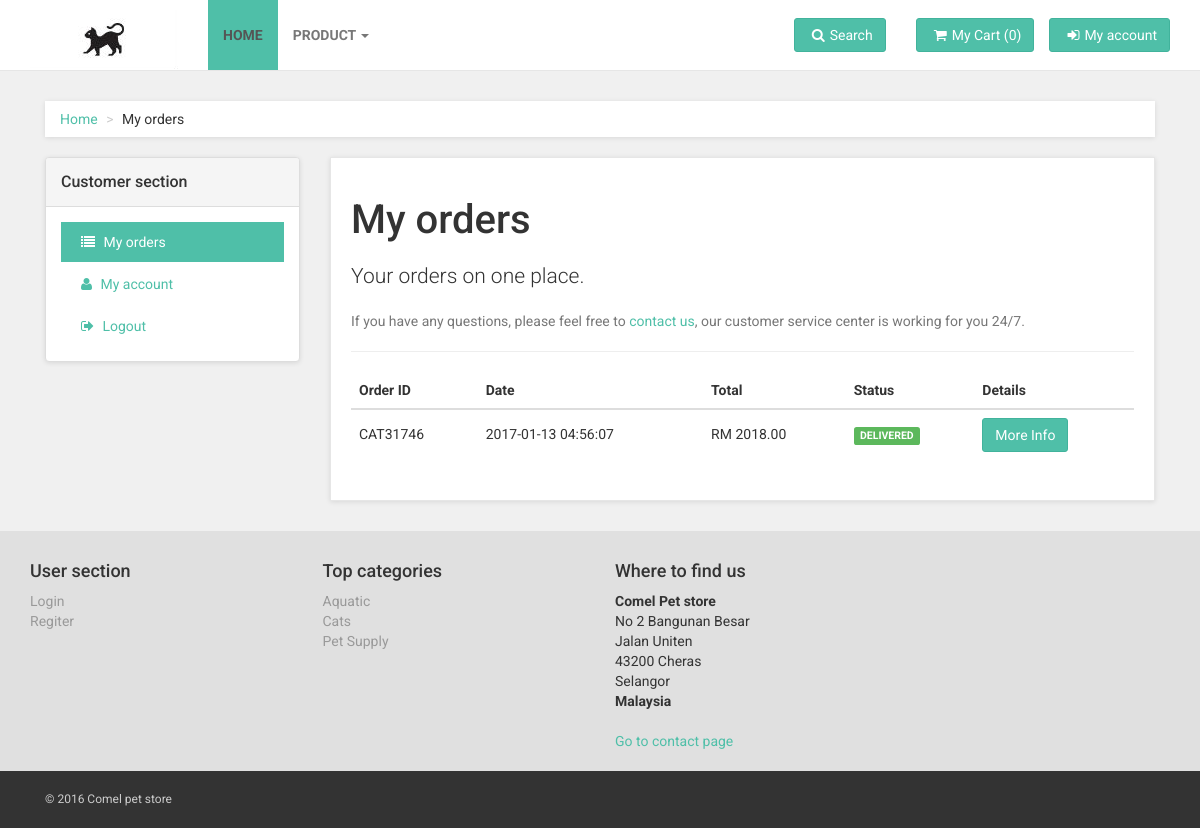
Screenshot of /myOrder.php (signed in) with the database file from the repository.
### tables this page shows
CREATE TABLE IF NOT EXISTS `ORDERS` (
  `orderid` varchar(10) NOT NULL,
  `memid` varchar(10) NOT NULL,
  `total` decimal(13,2) NOT NULL,
  `status` int(2) NOT NULL,
  `date` varchar(30) NOT NULL,
  PRIMARY KEY (`orderid`)
);

### myOrder.php (the view, shortened to what this page needs)
<!DOCTYPE html>
<?php
require('main/main.php');
require('admin/core.php');
$user = $_SESSION['username'];
$usr = mysql_query("SELECT * FROM users where username = '$user'");
$data = mysql_fetch_array($usr);
$see = $data['memid'];
$qr = mysql_query("SELECT * FROM ORDERS WHERE memid = '$see' order by date asc");
 ?>
<html lang="en">
<head>
    <link href="css/font-awesome.css" rel="stylesheet">
    <link href="css/bootstrap.min.css" rel="stylesheet">
    <link href="css/animate.min.css" rel="stylesheet">
    <link href="css/owl.carousel.css" rel="stylesheet">
    <link href="css/owl.theme.css" rel="stylesheet">
    <link href="css/style.default.css" rel="stylesheet" id="theme-stylesheet">
    <link href="css/custom.css" rel="stylesheet">
</head>
<body>
    <div id="all">
        <div id="content">
            <div class="container">
                <div class="col-md-12">
                    <ul class="breadcrumb">
                        <li><a href="#">Home</a>
                        </li>
                        <li>My orders</li>
                    </ul>
                </div>
                <div class="col-md-3">
                    <div class="panel panel-default sidebar-menu">
                        <div class="panel-heading">
                            <h3 class="panel-title">Customer section</h3>
                        </div>
                        <div class="panel-body">
                            <ul class="nav nav-pills nav-stacked">
                                <li class="active">
                                    <a href="myOrder.php"><i class="fa fa-list"></i> My orders</a>
                                </li>
                                <li >
                                    <a href="myacc.php"><i class="fa fa-user"></i> My account</a>
                                </li>
                                <li>
                                    <a href="main/logout.php"><i class="fa fa-sign-out"></i> Logout</a>
                                </li>
                            </ul>
                        </div>
                    </div>
                </div>
                <div class="col-md-9" id="customer-orders">
                    <div class="box">
                        <h1>My orders</h1>
                        <p class="lead">Your orders on one place.</p>
                        <p class="text-muted">If you have any questions, please feel free to <a href="contact.html">contact us</a>, our customer service center is working for you 24/7.</p>
                        <hr>
                        <div class="table-responsive">
                            <table class="table table-hover">
                                <thead>
                                    <tr>
                                        <th>Order ID</th>
                                        <th>Date</th>
                                        <th>Total</th>
                                        <th>Status</th>
                                        <th>Details</th>
                                    </tr>
                                </thead>
                                <tbody>
                                  <?php while ($id = mysql_fetch_array($qr)){ ?>
                                    <tr>
                                        <td><?php echo $id['orderid'] ?></td>
                                        <td><?php echo $id['date'] ?></td>
                                        <td>RM <?php echo $id['total'] ?></td>
                                        <td><?php echo status($id['status']) ?></td>
                                        <td><a href="orderinfo.php?id=<?php echo $id['orderid'] ?>" class="btn btn-primary">More Info<a></td>
                                    </tr>
                                    <?php } ?>
                                </tbody>
                            </table>
                        </div>
                    </div>
                </div>
            </div>
        </div>
    </div>
</body>
</html>

### admin/core.php (shortened to what this page needs)
<?php
function status($haziqcomel){
  if ($haziqcomel == '2'){
     return '<span class="label label-danger">TRANSACTION FAILED</span>';
  }
  else if($haziqcomel == '1') {
     return '<span class="label label-success">DELIVERED</span>';
  }
  else if($haziqcomel == '0'){
    return '<span class="label label-warning">PENDING</span>';
  }
}

### css/style.default.css (style rules this page uses)
a, button { -webkit-transition: all 0.2s ease-out; -moz-transition: all 0.2s ease-out; transition: all 0.2s ease-out; }
a i.fa, button i.fa { margin: 0 5px; }
p.lead { font-weight: 300; }
h1 { font-weight: 700; font-size: 40px; }
.breadcrumb { -webkit-box-shadow: 0 1px 5px rgba(0, 0, 0, 0.1); box-shadow: 0 1px 5px rgba(0, 0, 0, 0.1); }
.box { background: #fff; margin: 0 0 30px; border: solid 1px #e6e6e6; -webkit-box-sizing: border-box; -moz-box-sizing: border-box; box-sizing: border-box; padding: 20px; -webkit-box-shadow: 0 1px 5px rgba(0, 0, 0, 0.1); box-shadow: 0 1px 5px rgba(0, 0, 0, 0.1); }
#content .panel.sidebar-menu { -webkit-box-sizing: border-box; -moz-box-sizing: border-box; box-sizing: border-box; -webkit-box-shadow: 0 1px 5px rgba(0, 0, 0, 0.1); box-shadow: 0 1px 5px rgba(0, 0, 0, 0.1); }
#content .panel.sidebar-menu h3 { padding: 5px 0; margin: 0; }
#content #customer-orders table tr th, #content #customer-orders table tr td { vertical-align: baseline; }
.nav { margin-bottom: 0; padding-left: 0; list-style: none; }
.nav > li > a { padding: 10px 15px; }
.nav-pills > li > a { border-radius: 0; }
.nav-pills > li.active > a, .nav-pills > li.active > a:hover, .nav-pills > li.active > a:focus { color: #ffffff; background-color: #4fbfa8; }
body { font-family: "Roboto", Helvetica, Arial, sans-serif; font-size: 14px; line-height: 1.42857143; color: #333333; background-color: #f0f0f0; }
a { color: #4fbfa8; text-decoration: none; }
hr { margin-top: 20px; margin-bottom: 20px; border: 0; border-top: 1px solid #eeeeee; }
.breadcrumb { padding: 8px 15px; margin-bottom: 20px; background-color: #ffffff; border-radius: 0; }
.breadcrumb > li + li:before { content: ">\00a0"; color: #cccccc; }
.btn { font-weight: normal; font-family: "Roboto", Helvetica, Arial, sans-serif; padding: 6px 12px; font-size: 14px; line-height: 1.42857143; border-radius: 3px; }
.btn-primary { color: #ffffff; background-color: #4fbfa8; border-color: #41b39c; }
h1, h2, h3, h4, h5, h6, .h1, .h2, .h3, .h4, .h5, .h6 { font-family: inherit; font-weight: 500; line-height: 1.1; color: inherit; }
h1, .h1, h2, .h2, h3, .h3 { margin-top: 20px; margin-bottom: 20px; }
p, ul, ol { margin: 0 0 20px; }
.lead { margin-bottom: 20px; font-size: 16px; }
@media (min-width: 768px) { .lead { font-size: 21px; } }

### rows the page displays
orders: orderid "CAT31746", date "2017-01-13 04:56:07", total "2018.00", status "DELIVERED"

### other values shown
count($_SESSION['cart']) "0"
